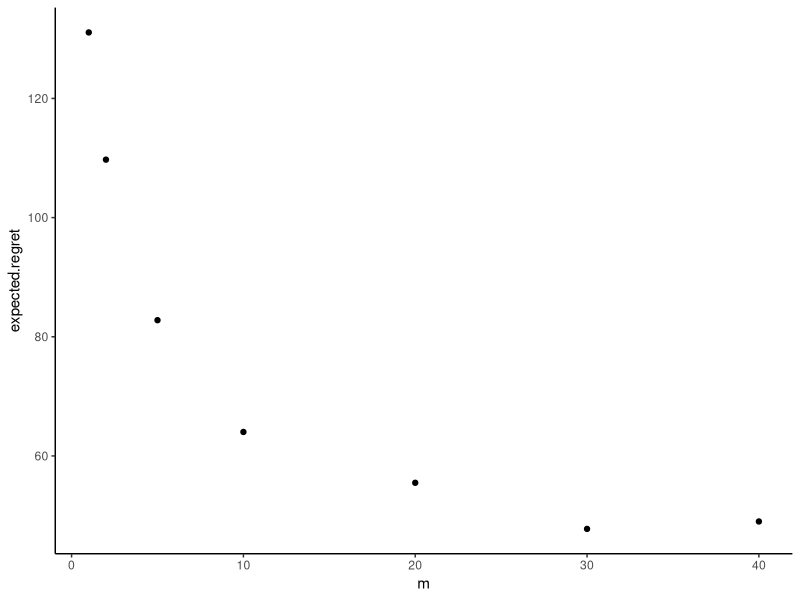
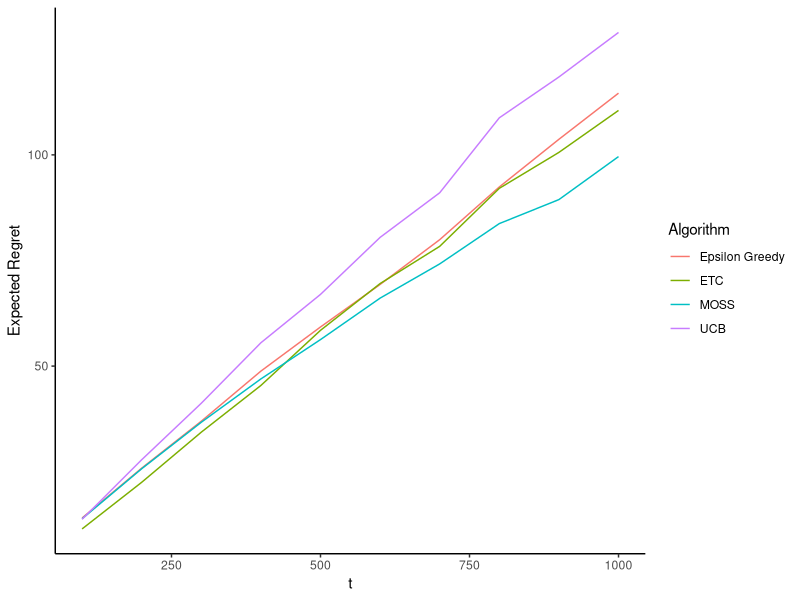

R code for these plots, in order:
## ---- chunk 1
library(tidyverse)
library(purrr)

context_prob <- c(0.6, 0.5, 0.3, 0.7)
## ---- chunk 2
## explore then commit algorithm
etc_algorithm <- function(prob, n, m=NULL,
                          reps=1000, k=4) {
  
  total_regret <- c()
  for (r in 1:reps) {
    regret <- vector("numeric", n)
    a <- vector("integer", n)
    mu <- matrix(nrow=n, ncol=k)
    
    # explore
    for (t in 1:(m*k)) {
      a_t <- t%%k + 1
      a[t] <- a_t
      mu[t, a_t] <- rbinom(1, 1, prob=prob[a_t])
      regret[t] <- max(prob) - prob[a_t]
    }
    
    mu_mean <- 
      apply(mu[1:(m*k),], 2, 
            mean, na.rm = TRUE)
    # exploit
    for (t in ((m*k)+1):n) {
          a_t <- which.max(mu_mean)
          a[t] <- a_t
          regret[t] <- max(prob) - prob[a_t]
    }
    total_regret <- c(total_regret, sum(regret))
  }
  return(mean(total_regret))
}
## ---- chunk 3
regret_val <- c()
m_vals <- c(1, 2, 5, 10, 20, 30, 40)
for (m in m_vals) {
  r <- etc_algorithm(context_prob, 1000, m = m)
  regret_val <- c(regret_val,
                  r)
}


ggplot(data = data.frame("m" = m_vals,
                         "expected regret" = regret_val),
       aes(m, `expected.regret`)) +
  geom_point() +
  theme_classic()
## ---- chunk 4
# for fixed n, varying n
regret_val_etc <- c()
for (t in seq(100, 1000, 100)) {
  r <- etc_algorithm(context_prob, 
                     t, m = 2)
  regret_val_etc <- c(regret_val_etc,
                  r)
}

# ggplot(data = tibble("t" = seq(100, 1000, 100),
#                          "expected regret (ETC)" = regret_val_etc),
#        aes(t, `expected regret (ETC)`)) +
#   geom_point() +
#   theme_classic()
## ---- chunk 5
# epsilon-greedy algorithm
epsilon_greedy_algorithm <- function(prob, n, eps,
                          reps=100, k=4) {
  total_regret <- c()
  for (r in 1:reps) {
    regret <- vector("numeric", n)
    a <- vector("integer", n)
    mu <- matrix(nrow=n, ncol=k)
    
    for (t in 1:n) {
      
      if ((runif(1) > eps) & (t > 2)) {
        mu_mean <- 
          apply(mu[1:(t-1),], 2, 
                mean, na.rm = TRUE)
        a_t <- which.max(mu_mean)
      } else {
        a_t <- sample(c(1,2), 1)
      }
        a[t] <- a_t
        mu[t, a_t] <- rbinom(1, 1, prob=prob[a_t])
        regret[t] <- max(prob) - prob[a_t]
    }
    
    total_regret <- c(total_regret, sum(regret))
  }
  return(mean(total_regret))
}
## ---- chunk 6
regret_val_eg <- c()
for (t in seq(100, 1000, 100)) {
  r <- epsilon_greedy_algorithm(context_prob, t, 
                                eps=0.1)
  regret_val_eg <- c(regret_val_eg,
                  r)
}
## ---- chunk 7
## upper confidence bound
ucb_algorithm <- function(prob, n, delta,
                          reps=100, k=4) {
  total_regret <- c()
  for (r in 1:reps) {
    regret <- vector("numeric", n)
    a <- vector("integer", n)
    mu <- matrix(nrow=n, ncol=k)
    pulls <- vector("integer", k)
    ucb <- matrix(nrow=n, ncol=k)
    
    for (t in 1:n) {
      
      if (t > 2) {
        mu_mean <- 
          apply(mu[1:(t-1),], 2, 
                mean, na.rm = TRUE)
        ucb <- mu_mean + sqrt((2 * log(1 / delta)) / pulls)
        a_t <- which.max(ucb)
      } else {
        a_t <- sample(c(1,2), 1)
      }
        a[t] <- a_t
        pulls[a_t] <- pulls[a_t] + 1
        mu[t, a_t] <- rbinom(1, 1, prob=prob[a_t])
        regret[t] <- max(prob) - prob[a_t]
    }
    
    total_regret <- c(total_regret, sum(regret))
  }
  return(mean(total_regret))
}
## ---- chunk 8
regret_val_ucb <- c()
for (t in seq(100, 1000, 100)) {
  r <- ucb_algorithm(context_prob, t, 
                                delta=0.1)
  regret_val_ucb <- c(regret_val_ucb,
                  r)
}
## ---- chunk 9
moss_algorithm <- function(prob, n, delta,
                          reps=100, k=4) {
  total_regret <- c()
  for (r in 1:reps) {
    regret <- vector("numeric", n)
    a <- vector("integer", n)
    mu <- matrix(nrow=n, ncol=k)
    pulls <- vector("integer", k)
    ucb <- matrix(nrow=n, ncol=k)
    
    # first choose each arm once
    for (i in 1:k) {
      a_t <- i
      pulls[a_t] <- pulls[a_t] + 1
      mu[i, a_t] <- rbinom(1, 1, prob=prob[a_t])
      regret[i] <- max(prob) - prob[a_t]
    }
    
    # then choose arms in the following way
    for (t in (k+1):n) {
      mu_mean <- apply(mu[1:(t-1),], 2, 
                       mean, na.rm = TRUE)
      moss_bound <- mu_mean + sqrt((4 / pulls) * log(max(1, (n / k * pulls))))
      a_t <- which.max(moss_bound)
     
      a[t] <- a_t
      pulls[a_t] <- pulls[a_t] + 1
      mu[t, a_t] <- rbinom(1, 1, prob=prob[a_t])
      regret[t] <- max(prob) - prob[a_t]
    }
    
    total_regret <- c(total_regret, sum(regret))
  }
  return(mean(total_regret))
}
## ---- chunk 10
regret_val_moss <- c()
for (t in seq(100, 1000, 100)) {
  r <- moss_algorithm(context_prob, t, delta=0.1)
  regret_val_moss <- c(regret_val_moss, r)
}

length(regret_val_moss)
length(regret_val_ucb)
## ---- chunk 11
ggplot(data = tibble("t" = seq(100, 1000, 100),
                     "ETC" = regret_val_etc,
                         "Epsilon Greedy" = regret_val_eg,
                     "UCB" = regret_val_ucb,
                     "MOSS" = regret_val_moss) %>% 
         pivot_longer(-t),
       aes(t, value, color=name)) +
  geom_line() +
  theme_classic() +
  labs(x = 't',
       y = 'Expected Regret',
       color = 'Algorithm')
